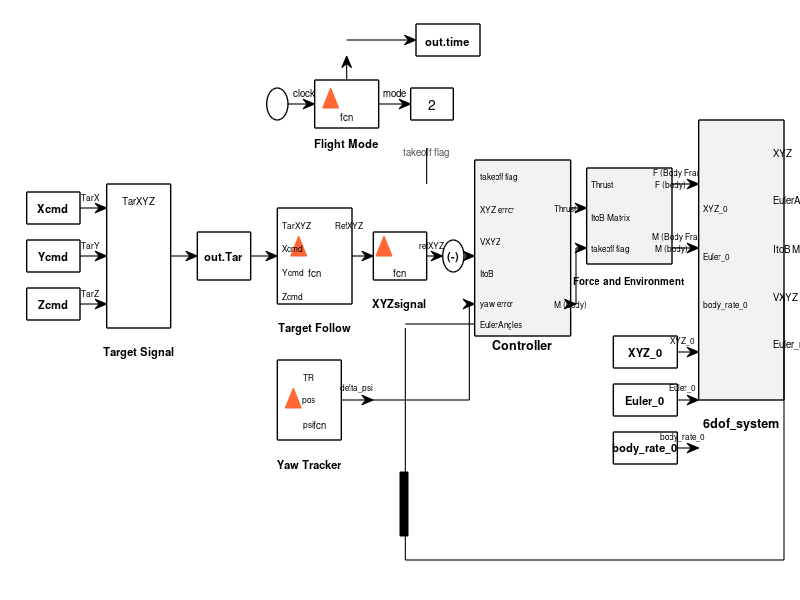

Reproduce this figure in MATLAB.
%% =========================================================
%  Control Model 6-DOF Block Diagram Visualization
%  =========================================================
%  Description:
%    Renders a Simulink-style block diagram matching the 
%    reference image: control_model_6dof.png
%
%    Shows the complete flight control loop:
%      Xcmd/Ycmd/Zcmd → Target Signal → Target Follow → 
%      XYZsignal → Controller → Force & Environment → 
%      6dof_system (with feedback)
%
%    Also includes: Flight Mode, Yaw Tracker, and IC blocks.
% =========================================================

function visualize_control_model()
    fprintf('=== Control Model 6-DOF Visualization ===\n');
    fprintf('Generating Simulink-style block diagram...\n\n');

    fig = figure('Name', 'Control Model - 6DOF System', ...
                 'Color', 'w', 'Position', [50 50 1500 700]);
    ax = axes('Position', [0 0 1 1]);
    axis([0 150 0 75]);
    axis off; hold on;

    %% ── COLOR DEFINITIONS ──────────────────────────────────
    blk_face  = [1 1 1];           % white block fill
    blk_edge  = [0 0 0];           % black edges
    fcn_color = [1 0.4 0.2];       % orange MATLAB function icon
    gray_face = [0.95 0.95 0.95];  % light gray subsystem fill

    %% ══════════════════════════════════════════════════════
    %  ROW 1: Flight Mode + out.time (top)
    %  ══════════════════════════════════════════════════════
    
    % Clock block (circle)
    draw_circle(52, 62, 2, blk_face, blk_edge);
    
    % Arrow: clock → Flight Mode
    draw_arrow([54, 62], [59, 62]);
    text(57, 63.5, 'clock', 'FontSize', 7, 'HorizontalAlignment', 'center');
    
    % Flight Mode block (fcn)
    draw_block([59, 59, 12, 6], blk_face, blk_edge);
    draw_fcn_icon(62, 62.5, fcn_color);
    text(65, 60.5, 'fcn', 'FontSize', 7, 'HorizontalAlignment', 'center');
    text(65, 57, 'Flight Mode', 'FontSize', 8, 'FontWeight', 'bold', 'HorizontalAlignment', 'center');
    
    % Arrow: Flight Mode → mode
    draw_arrow([71, 62], [77, 62]);
    text(74, 63.5, 'mode', 'FontSize', 7, 'HorizontalAlignment', 'center');
    
    % Display block (shows "2")
    draw_block([77, 60, 8, 4], blk_face, blk_edge);
    text(81, 62, '2', 'FontSize', 10, 'HorizontalAlignment', 'center');
    
    % out.time block (top right)
    draw_block([78, 68, 12, 4], blk_face, blk_edge);
    text(84, 70, 'out.time', 'FontSize', 8, 'FontWeight', 'bold', 'HorizontalAlignment', 'center');
    
    % Arrow up to out.time
    draw_arrow([65, 65], [65, 68]);
    draw_arrow([65, 70], [78, 70]);
    
    % "takeoff flag" label
    text(80, 56, 'takeoff flag', 'FontSize', 7, 'HorizontalAlignment', 'center', 'Color', [0.3 0.3 0.3]);
    line([80 80], [56.5 52], 'Color', 'k', 'LineWidth', 0.8);

    %% ══════════════════════════════════════════════════════
    %  ROW 2: Command Inputs → Target Signal → Target Follow → Controller
    %  ══════════════════════════════════════════════════════
    
    % Xcmd input
    draw_block([5, 47, 10, 4], blk_face, blk_edge);
    text(10, 49, 'Xcmd', 'FontSize', 8, 'FontWeight', 'bold', 'HorizontalAlignment', 'center');
    
    % Ycmd input
    draw_block([5, 41, 10, 4], blk_face, blk_edge);
    text(10, 43, 'Ycmd', 'FontSize', 8, 'FontWeight', 'bold', 'HorizontalAlignment', 'center');
    
    % Zcmd input
    draw_block([5, 35, 10, 4], blk_face, blk_edge);
    text(10, 37, 'Zcmd', 'FontSize', 8, 'FontWeight', 'bold', 'HorizontalAlignment', 'center');
    
    % Arrows: Cmds → Target Signal
    draw_arrow([15, 49], [20, 49]);
    text(17, 50.5, 'TarX', 'FontSize', 6, 'HorizontalAlignment', 'center');
    draw_arrow([15, 43], [20, 43]);
    text(17, 44.5, 'TarY', 'FontSize', 6, 'HorizontalAlignment', 'center');
    draw_arrow([15, 37], [20, 37]);
    text(17, 38.5, 'TarZ', 'FontSize', 6, 'HorizontalAlignment', 'center');
    
    % Target Signal block
    draw_block([20, 34, 12, 18], blk_face, blk_edge);
    text(26, 50, 'TarXYZ', 'FontSize', 7, 'HorizontalAlignment', 'center');
    text(26, 31, 'Target Signal', 'FontSize', 8, 'FontWeight', 'bold', 'HorizontalAlignment', 'center');
    
    % Arrow: Target Signal → out.Tar
    draw_arrow([32, 43], [37, 43]);
    
    % out.Tar block
    draw_block([37, 40, 10, 6], blk_face, blk_edge);
    text(42, 43, 'out.Tar', 'FontSize', 8, 'FontWeight', 'bold', 'HorizontalAlignment', 'center');
    
    % Arrow: out.Tar → Target Follow
    draw_arrow([47, 43], [52, 43]);
    
    % Target Follow block (fcn)
    draw_block([52, 37, 14, 12], blk_face, blk_edge);
    draw_fcn_icon(56, 44, fcn_color);
    text(59, 41, 'fcn', 'FontSize', 7, 'HorizontalAlignment', 'center');
    text(59, 34, 'Target Follow', 'FontSize', 8, 'FontWeight', 'bold', 'HorizontalAlignment', 'center');
    
    % Port labels on Target Follow
    text(53, 47, 'TarXYZ', 'FontSize', 6, 'HorizontalAlignment', 'left');
    text(53, 44, 'Xcmd', 'FontSize', 6, 'HorizontalAlignment', 'left');
    text(53, 41, 'Ycmd', 'FontSize', 6, 'HorizontalAlignment', 'left');
    text(53, 38, 'Zcmd', 'FontSize', 6, 'HorizontalAlignment', 'left');
    text(63, 47, 'RefXYZ', 'FontSize', 6, 'HorizontalAlignment', 'left');

    % Arrow: Target Follow → XYZsignal
    draw_arrow([66, 43], [70, 43]);
    
    % XYZsignal block (fcn)
    draw_block([70, 40, 10, 6], blk_face, blk_edge);
    draw_fcn_icon(72, 44, fcn_color);
    text(75, 41, 'fcn', 'FontSize', 7, 'HorizontalAlignment', 'center');
    text(75, 37, 'XYZsignal', 'FontSize', 8, 'FontWeight', 'bold', 'HorizontalAlignment', 'center');
    
    % Sum junction (circle with -)
    draw_circle(85, 43, 2, blk_face, blk_edge);
    text(85, 43, '(-)', 'FontSize', 8, 'HorizontalAlignment', 'center', 'FontWeight', 'bold');
    draw_arrow([80, 43], [83, 43]);
    text(81, 44.5, 'refXYZ', 'FontSize', 6, 'HorizontalAlignment', 'center');

    %% ══════════════════════════════════════════════════════
    %  Controller Block (large)
    %  ══════════════════════════════════════════════════════
    draw_block([89, 33, 18, 22], gray_face, blk_edge);
    text(98, 32, 'Controller', 'FontSize', 9, 'FontWeight', 'bold', 'HorizontalAlignment', 'center');
    
    % Controller input labels
    text(90, 53, 'takeoff flag', 'FontSize', 6, 'HorizontalAlignment', 'left');
    text(90, 49, 'XYZ error', 'FontSize', 6, 'HorizontalAlignment', 'left');
    text(90, 45, 'VXYZ', 'FontSize', 6, 'HorizontalAlignment', 'left');
    text(90, 41, 'ItoB', 'FontSize', 6, 'HorizontalAlignment', 'left');
    text(90, 37, 'yaw error', 'FontSize', 6, 'HorizontalAlignment', 'left');
    text(90, 34.5, 'EulerAngles', 'FontSize', 6, 'HorizontalAlignment', 'left');
    
    % Controller output labels
    text(104, 49, 'Thrust', 'FontSize', 6, 'HorizontalAlignment', 'left');
    text(104, 37, 'M (body)', 'FontSize', 6, 'HorizontalAlignment', 'left');
    
    % Arrows into controller
    draw_arrow([87, 43], [89, 43]);  % from sum

    %% ══════════════════════════════════════════════════════
    %  Force and Environment Block
    %  ══════════════════════════════════════════════════════
    draw_block([110, 42, 16, 12], gray_face, blk_edge);
    text(118, 40, 'Force and Environment', 'FontSize', 7, 'FontWeight', 'bold', 'HorizontalAlignment', 'center');
    
    text(111, 52, 'Thrust', 'FontSize', 6, 'HorizontalAlignment', 'left');
    text(111, 48, 'ItoB Matrix', 'FontSize', 6, 'HorizontalAlignment', 'left');
    text(111, 44, 'takeoff flag', 'FontSize', 6, 'HorizontalAlignment', 'left');
    text(123, 52, 'F (body)', 'FontSize', 6, 'HorizontalAlignment', 'left');
    text(123, 44, 'M (body)', 'FontSize', 6, 'HorizontalAlignment', 'left');
    
    % Arrows: Controller → Force and Environment
    draw_arrow([107, 49], [110, 49]);
    draw_arrow([107, 37], [108, 37]);
    line([108, 108], [37, 44], 'Color', 'k', 'LineWidth', 0.8);
    draw_arrow([108, 44], [110, 44]);

    %% ══════════════════════════════════════════════════════
    %  F (Body Frame) / M (Body Frame) → 6dof_system
    %  ══════════════════════════════════════════════════════
    
    % F (Body Frame) label
    draw_arrow([126, 52], [131, 52]);
    text(128, 53.5, 'F (Body Frame)', 'FontSize', 6, 'HorizontalAlignment', 'center');
    
    % M (Body Frame) label
    draw_arrow([126, 44], [131, 44]);
    text(128, 45.5, 'M (Body Frame)', 'FontSize', 6, 'HorizontalAlignment', 'center');

    %% ══════════════════════════════════════════════════════
    %  6dof_system Block (right side)
    %  ══════════════════════════════════════════════════════
    draw_block([131, 25, 16, 35], gray_face, blk_edge);
    text(139, 22, '6dof\_system', 'FontSize', 9, 'FontWeight', 'bold', 'HorizontalAlignment', 'center');
    
    % 6dof_system output labels
    text(145, 56, 'XYZ', 'FontSize', 7, 'HorizontalAlignment', 'left');
    text(145, 50, 'EulerAngles', 'FontSize', 7, 'HorizontalAlignment', 'left');
    text(145, 44, 'ItoB Matrix', 'FontSize', 7, 'HorizontalAlignment', 'left');
    text(145, 38, 'VXYZ', 'FontSize', 7, 'HorizontalAlignment', 'left');
    text(145, 32, 'Euler\_rates', 'FontSize', 7, 'HorizontalAlignment', 'left');
    
    % 6dof_system input labels
    text(132, 49, 'XYZ\_0', 'FontSize', 6, 'HorizontalAlignment', 'left');
    text(132, 43, 'Euler\_0', 'FontSize', 6, 'HorizontalAlignment', 'left');
    text(132, 37, 'body\_rate\_0', 'FontSize', 6, 'HorizontalAlignment', 'left');

    %% ══════════════════════════════════════════════════════
    %  Initial Condition Blocks (left of 6dof_system)
    %  ══════════════════════════════════════════════════════
    
    % XYZ_0
    draw_block([115, 29, 12, 4], blk_face, blk_edge);
    text(121, 31, 'XYZ\_0', 'FontSize', 8, 'FontWeight', 'bold', 'HorizontalAlignment', 'center');
    draw_arrow([127, 31], [131, 31]);
    text(128, 32.5, 'XYZ\_0', 'FontSize', 6, 'HorizontalAlignment', 'center');
    
    % Euler_0
    draw_block([115, 23, 12, 4], blk_face, blk_edge);
    text(121, 25, 'Euler\_0', 'FontSize', 8, 'FontWeight', 'bold', 'HorizontalAlignment', 'center');
    draw_arrow([127, 25], [131, 25]);
    text(128, 26.5, 'Euler\_0', 'FontSize', 6, 'HorizontalAlignment', 'center');
    
    % body_rate_0
    draw_block([115, 17, 12, 4], blk_face, blk_edge);
    text(121, 19, 'body\_rate\_0', 'FontSize', 8, 'FontWeight', 'bold', 'HorizontalAlignment', 'center');
    draw_arrow([127, 19], [131, 19]);
    text(128, 20.5, 'body\_rate\_0', 'FontSize', 6, 'HorizontalAlignment', 'center');

    %% ══════════════════════════════════════════════════════
    %  Yaw Tracker Block
    %  ══════════════════════════════════════════════════════
    draw_block([52, 20, 12, 10], blk_face, blk_edge);
    text(58, 28, 'TR', 'FontSize', 6, 'HorizontalAlignment', 'center');
    text(58, 25, 'pos', 'FontSize', 6, 'HorizontalAlignment', 'center');
    text(58, 22, 'psi', 'FontSize', 6, 'HorizontalAlignment', 'center');
    draw_fcn_icon(55, 25, fcn_color);
    text(60, 22, 'fcn', 'FontSize', 7, 'HorizontalAlignment', 'center');
    text(58, 17, 'Yaw Tracker', 'FontSize', 8, 'FontWeight', 'bold', 'HorizontalAlignment', 'center');
    
    % Output: delta_psi
    draw_arrow([64, 25], [70, 25]);
    text(67, 26.5, 'delta\_psi', 'FontSize', 6, 'HorizontalAlignment', 'center');
    % Connect to Controller yaw error
    line([70, 88], [25, 25], 'Color', 'k', 'LineWidth', 0.8);
    line([88, 88], [25, 37], 'Color', 'k', 'LineWidth', 0.8);
    draw_arrow([88, 37], [89, 37]);

    %% ══════════════════════════════════════════════════════
    %  Feedback Loop (bottom - Bus Creator)
    %  ══════════════════════════════════════════════════════
    
    % Bus Creator at bottom center (thick vertical bar)
    rectangle('Position', [75, 8, 1.5, 8], 'FaceColor', 'k', 'EdgeColor', 'k');
    
    % Feedback lines from 6dof_system outputs back to controller inputs
    % Main feedback line along bottom
    line([147, 147], [38, 5], 'Color', 'k', 'LineWidth', 0.8);
    line([147, 76], [5, 5], 'Color', 'k', 'LineWidth', 0.8);
    line([76, 76], [5, 8], 'Color', 'k', 'LineWidth', 0.8);
    
    % From bus creator back up to controller
    line([76, 76], [16, 34], 'Color', 'k', 'LineWidth', 0.8);
    
    % EulerAngles feedback to controller
    line([76, 89], [34.5, 34.5], 'Color', 'k', 'LineWidth', 0.8);

    hold off;
    
    fprintf('Control model visualization complete.\n');
    fprintf('Figure generated matching reference: control_model_6dof.png\n');
end

%% ════════════════════════════════════════════════════════════
%  Drawing Helpers
%  ════════════════════════════════════════════════════════════

function draw_block(rect, face_color, edge_color)
% DRAW_BLOCK  Draw a rectangular block. rect = [x, y, w, h]
    rectangle('Position', rect, 'FaceColor', face_color, ...
              'EdgeColor', edge_color, 'LineWidth', 1.0);
end

function draw_circle(cx, cy, r, face_color, edge_color)
% DRAW_CIRCLE  Draw a circle at (cx,cy) with radius r.
    theta = linspace(0, 2*pi, 50);
    fill(cx + r*cos(theta), cy + r*sin(theta), face_color, ...
         'EdgeColor', edge_color, 'LineWidth', 1.0);
end

function draw_arrow(from, to)
% DRAW_ARROW  Draw an arrow from [x1,y1] to [x2,y2].
    dx = to(1) - from(1);
    dy = to(2) - from(2);
    annotation('arrow', ...
        [from(1)/150, to(1)/150], ...
        [from(2)/75,  to(2)/75], ...
        'HeadLength', 6, 'HeadWidth', 5, 'Color', 'k', 'LineWidth', 0.8);
end

function draw_fcn_icon(x, y, color)
% DRAW_FCN_ICON  Draw a small MATLAB function icon (triangle).
    fill([x-1.5, x+1.5, x], [y-1, y-1, y+1.5], color, ...
         'EdgeColor', color, 'LineWidth', 0.5);
end
